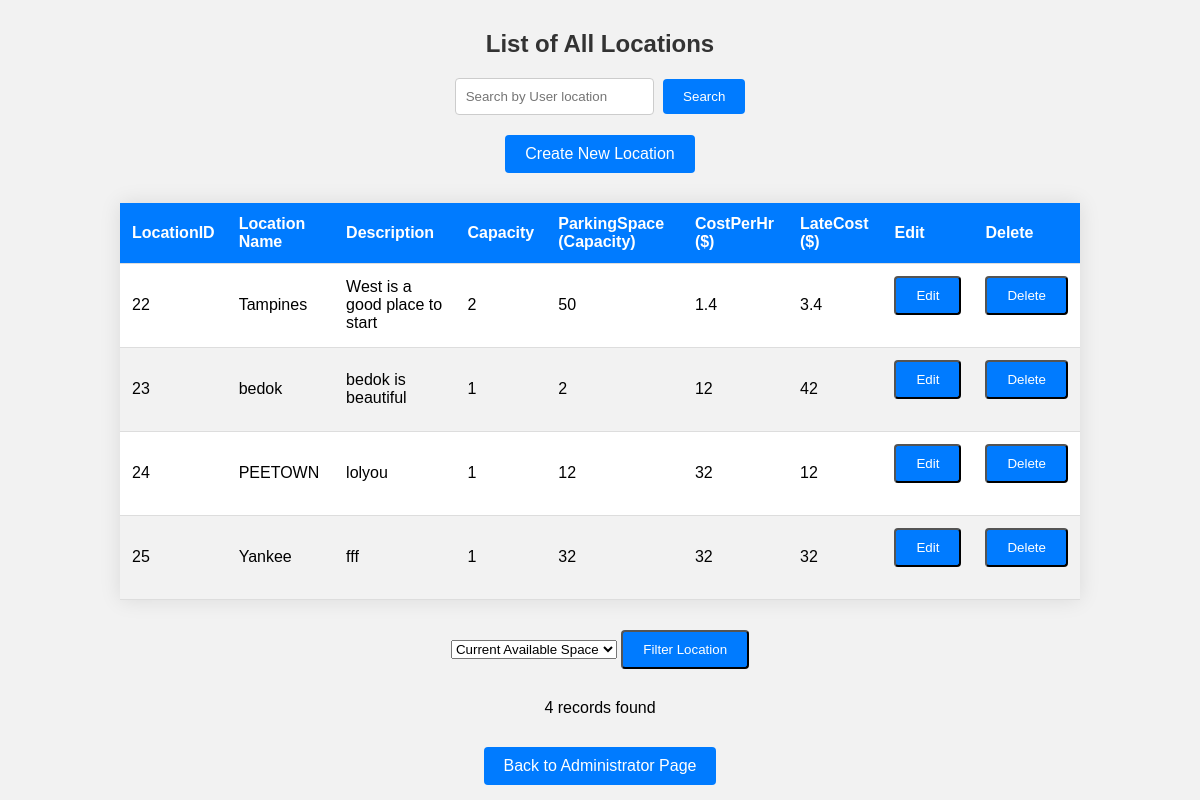
Page /AdminViewLocation.php on the committed database.
### tables this page shows
CREATE TABLE `locations` (
  `LocationID` int(11) NOT NULL,
  `LocationName` varchar(100) NOT NULL,
  `DescriptionLocation` varchar(100) NOT NULL,
  `Capacity` int(11) NOT NULL,
  `ParkingSpace` int(11) NOT NULL,
  `CostPerHr` double NOT NULL,
  `LateCost` double NOT NULL
);

### AdminViewLocation.php (the view, shortened to what this page needs)
<?php
    require 'dbConnection.php';
    $searchLocation = "";
    if(isset($_POST['search'])){
        $searchLocation = $_POST['search'];
        $sql = "SELECT * FROM locations WHERE LocationID Like '%$searchLocation%' OR LocationName LIKE '%$searchLocation%'  OR DescriptionLocation LIKE '%$searchLocation%' ORDER BY LocationID";
    } else {
        $sql = "SELECT * FROM locations ORDER BY LocationID";
    }
    $result = mysqli_query($con, $sql);
?>
<!DOCTYPE html>
<html lang="en">
<head>
    <link rel="stylesheet" href="css/styles2.css">
</head>
<body>
    <h2>List of All Locations</h2>
    <form method="POST" action="">
        <input type="text" name="search" placeholder="Search by User location" value="<?php echo $searchLocation; ?>">
        <button type="submit">Search</button>
    </form>
    <div class="btn-container">
        <a href="InsertLocation.php" class="btn">Create New Location</a>
    </div>
    <table>
        <thead>
            <tr>
                <th>LocationID</th>
                <th>Location Name</th>
                <th>Description</th>
                <th>Capacity</th>
                <th>ParkingSpace (Capacity)</th>
                <th>CostPerHr ($)</th>
                <th>LateCost ($)</th>
                <th>Edit</th>
                <th>Delete</th>
            </tr>
        </thead>
        <tbody>
            <?php
                while ($locationrow = mysqli_fetch_assoc($result)) {
            ?>
                <tr>
                    <td><?php echo $locationrow['LocationID']; ?></td>
                    <td><?php echo $locationrow['LocationName']; ?></td>
                    <td><?php echo $locationrow['DescriptionLocation']; ?></td>
                    <td><?php echo $locationrow['Capacity']; ?></td>
                    <td><?php echo $locationrow['ParkingSpace']; ?></td>
                    <td><?php echo $locationrow['CostPerHr']; ?></td>
                    <td><?php echo $locationrow['LateCost']; ?></td>
                    <td>
                        <form action='Editlocation.php' method='POST'>
                            <input type='submit' value='Edit' class='btn'>
                        </form>
                    </td>
                    <td>
                        <form action='DeleteLocation.php' method='POST'>
                            <input type='submit' value='Delete' class='btn'>
                        </form>
                    </td>
                </tr>
            <?php
                }
            ?>
        </tbody>
    </table>
    <form action="AdminViewLocation.php" method="POST">
        <select name="filter">
            <option value="CurrentAvailableSpace">Current Available Space</option>
        </select>
        <input class="btn" type="submit" name="filterLocation" value="Filter Location">
    </form>
    <div class="record">
        <?php echo mysqli_num_rows($result) . " records found"; ?>
    </div>
    <div class="btn-container">
        <a href="Adminstrator.php" class="btn">Back to Administrator Page</a>
    </div>
</body>
</html>

### css/styles2.css (style rules this page uses)
body { font-family: Arial, sans-serif; background-color: #f2f2f2; margin: 0; padding: 0; }
h2 { text-align: center; margin-top: 30px; color: #333; }
table { width: 80%; margin: 30px auto; border-collapse: collapse; box-shadow: 0 0 20px rgba(0, 0, 0, 0.1); background-color: #fff; }
th, td { padding: 12px; text-align: left; border-bottom: 1px solid #ddd; }
th { background-color: #007bff; color: white; }
tr:nth-child(even) { background-color: #f2f2f2; }
form { text-align: center; margin-bottom: 20px; }
input[type="text"] { padding: 10px; border: 1px solid #ccc; border-radius: 4px; margin-right: 5px; }
button { padding: 10px 20px; background-color: #007bff; color: white; border: none; border-radius: 4px; cursor: pointer; }
.record { text-align: center; padding: 10px; color: black; border-radius: 6px; margin-bottom: 20px; }
.btn-container { text-align: center; }
.btn { display: inline-block; padding: 10px 20px; background-color: #007bff; color: white; text-decoration: none; border-radius: 4px; transition: background-color 0.3s; }

### rows in the picture
locations: LocationID "22", LocationName "Tampines", DescriptionLocation "West is a good place to start", Capacity "2", ParkingSpace "50", CostPerHr "1.4", LateCost "3.4"
locations: LocationID "23", LocationName "bedok", DescriptionLocation "bedok is beautiful", Capacity "1", ParkingSpace "2", CostPerHr "12", LateCost "42"
locations: LocationID "24", LocationName "PEETOWN", DescriptionLocation "lolyou", Capacity "1", ParkingSpace "12", CostPerHr "32", LateCost "12"
locations: LocationID "25", LocationName "Yankee", DescriptionLocation "fff", Capacity "1", ParkingSpace "32", CostPerHr "32", LateCost "32"

### other values in the picture
mysqli_num_rows($result) "4"
